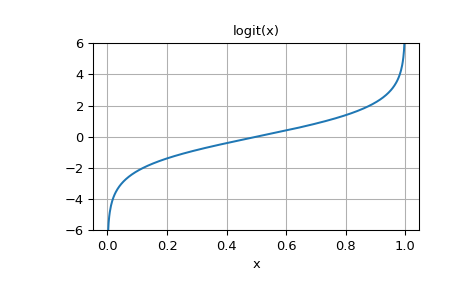

Source code (Python):
from scipy.special import logit, expit

logit([0, 0.25, 0.5, 0.75, 1])
# array([       -inf, -1.09861229,  0.        ,  1.09861229,         inf])

# `expit` is the inverse of `logit`:

expit(logit([0.1, 0.75, 0.999]))
# array([ 0.1  ,  0.75 ,  0.999])

# Plot logit(x) for x in [0, 1]:

import matplotlib.pyplot as plt
x = np.linspace(0, 1, 501)
y = logit(x)
plt.plot(x, y)
plt.grid()
plt.ylim(-6, 6)
plt.xlabel('x')
plt.title('logit(x)')
plt.show()
